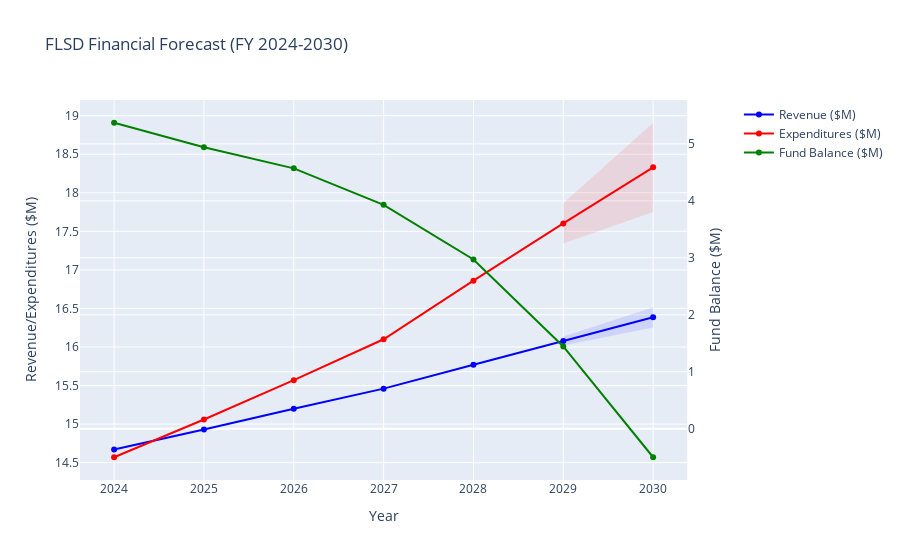

Write notebook code for a chart like this one.
### Code cell
# Model 1: Time-Series Forecast (ARIMA)
# Forecast revenue, expenditures, and fund balance through FY 2030 to quantify the deficit trajectory.
import pandas as pd
import numpy as np
from statsmodels.tsa.arima.model import ARIMA
import plotly.graph_objects as go
from plotly.subplots import make_subplots

# Load data
df = pd.read_csv('flsd_forecast.csv')

# ARIMA forecasting function
def forecast_series(series, steps=2, order=(1,1,0)):
    model = ARIMA(series, order=order)
    fit = model.fit()
    forecast = fit.forecast(steps=steps)
    conf_int = fit.get_forecast(steps=steps).conf_int()
    return forecast, conf_int

# Forecast revenue and expenditures
forecast_years = [2029, 2030]
n_steps = len(forecast_years)

rev_forecast, rev_conf = forecast_series(df['Revenue'], steps=n_steps)
exp_forecast, exp_conf = forecast_series(df['Expenditures'], steps=n_steps)

# Calculate fund balance
last_balance = df['Fund_Balance'].iloc[-1]
forecast_balance = [last_balance]
for i in range(n_steps):
    balance = forecast_balance[-1] + rev_forecast.iloc[i] - exp_forecast.iloc[i]
    forecast_balance.append(balance)
forecast_balance = forecast_balance[1:]  # Remove initial value

# Combine historical and forecast data
all_years = df['Year'].tolist() + forecast_years
all_revenue = df['Revenue'].tolist() + rev_forecast.tolist()
all_expenditures = df['Expenditures'].tolist() + exp_forecast.tolist()
all_balance = df['Fund_Balance'].tolist() + forecast_balance

# Create Plotly visualization
fig = make_subplots(specs=[[{"secondary_y": True}]])
fig.add_trace(go.Scatter(x=all_years, y=all_revenue, name='Revenue ($M)', line=dict(color='blue')), secondary_y=False)
fig.add_trace(go.Scatter(x=all_years, y=all_expenditures, name='Expenditures ($M)', line=dict(color='red')), secondary_y=False)
fig.add_trace(go.Scatter(x=all_years, y=all_balance, name='Fund Balance ($M)', line=dict(color='green')), secondary_y=True)

# Add confidence intervals
fig.add_trace(go.Scatter(
    x=forecast_years + forecast_years[::-1],
    y=rev_conf['lower Revenue'].tolist() + rev_conf['upper Revenue'].tolist()[::-1],
    fill='toself',
    fillcolor='rgba(0,0,255,0.1)',
    line=dict(color='rgba(255,255,255,0)'),
    name='Revenue CI',
    showlegend=False
), secondary_y=False)
fig.add_trace(go.Scatter(
    x=forecast_years + forecast_years[::-1],
    y=exp_conf['lower Expenditures'].tolist() + exp_conf['upper Expenditures'].tolist()[::-1],
    fill='toself',
    fillcolor='rgba(255,0,0,0.1)',
    line=dict(color='rgba(255,255,255,0)'),
    name='Expenditures CI',
    showlegend=False
), secondary_y=False)

# Layout
fig.update_layout(
    title='FLSD Financial Forecast (FY 2024-2030)',
    xaxis_title='Year',
    yaxis_title='Revenue/Expenditures ($M)',
    yaxis2_title='Fund Balance ($M)',
    hovermode='x unified'
)
fig.show()

# Save as HTML for sharing
fig.write_html('flsd_forecast.html')

### Figure 1 — Plotly figure (JSON) as saved in the notebook; plotly's stock layout.template omitted (floating-point values rounded to 4 significant figures)
{"data": [{"line": {"color": "blue"}, "name": "Revenue ($M)", "type": "scatter", "x": [2024, 2025, 2026, 2027, 2028, 2029, 2030], "xaxis": "x", "y": [14.67, 14.93, 15.2, 15.46, 15.77, 16.08, 16.38], "yaxis": "y"}, {"line": {"color": "red"}, "name": "Expenditures ($M)", "type": "scatter", "x": [2024, 2025, 2026, 2027, 2028, 2029, 2030], "xaxis": "x", "y": [14.57, 15.06, 15.57, 16.1, 16.86, 17.6, 18.33], "yaxis": "y"}, {"line": {"color": "green"}, "name": "Fund Balance ($M)", "type": "scatter", "x": [2024, 2025, 2026, 2027, 2028, 2029, 2030], "xaxis": "x", "y": [5.37, 4.94, 4.57, 3.93, 2.97, 1.445, -0.4998], "yaxis": "y2"}, {"fill": "toself", "fillcolor": "rgba(0,0,255,0.1)", "line": {"color": "rgba(255,255,255,0)"}, "name": "Revenue CI", "showlegend": false, "type": "scatter", "x": [2029, 2030, 2030, 2029], "xaxis": "x", "y": [16.02, 16.25, 16.52, 16.14], "yaxis": "y"}, {"fill": "toself", "fillcolor": "rgba(255,0,0,0.1)", "line": {"color": "rgba(255,255,255,0)"}, "name": "Expenditures CI", "showlegend": false, "type": "scatter", "x": [2029, 2030, 2030, 2029], "xaxis": "x", "y": [17.34, 17.75, 18.91, 17.86], "yaxis": "y"}], "layout": {"hovermode": "x unified", "title": {"text": "FLSD Financial Forecast (FY 2024-2030)"}, "xaxis": {"anchor": "y", "domain": [0, 0.94], "title": {"text": "Year"}}, "yaxis": {"anchor": "x", "domain": [0, 1], "title": {"text": "Revenue/Expenditures ($M)"}}, "yaxis2": {"anchor": "x", "overlaying": "y", "side": "right", "title": {"text": "Fund Balance ($M)"}}}}
